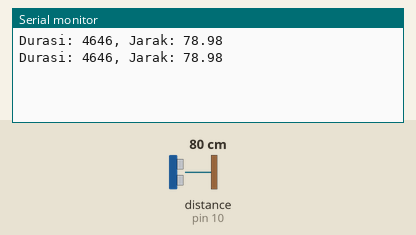
Simulated run of this sketch. Board: Arduino Uno, built with avr-gcc and run on an emulated ATmega328P. Shown: the last lines printed to the serial monitor. Wiring (inferred from the names in the program): ultrasonic range finder: trigger pin 9; echo pin 10. The test bench sets the inputs (shaded band); at power-on: distance to the obstacle (sensor on pin 10) 80 cm. The echo pulse lasts 58.3 µs per cm.

Above: at 1.8 s.
1.9 s: distance to the obstacle (sensor on pin 10) set to 2 cm
At 2.6 s:
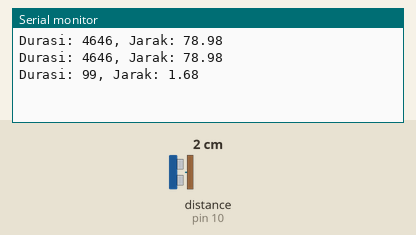
3.4 s: distance to the obstacle (sensor on pin 10) set to 4 cm
At 4.8 s:
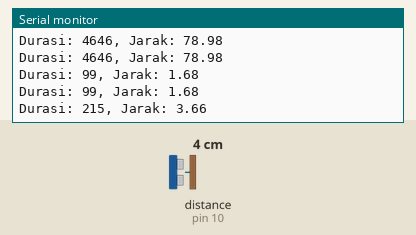
Timing chart, 0 to 6.4 s (numbered marks = the images above; inputs shaded):
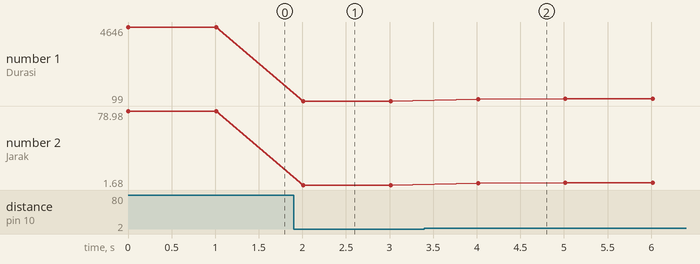

The sketch:

Sensor_jarak09a.ino
```cpp
// pin 9 trigger
// pin 10 echo
const int pTrig = 9;
const int pEcho = 10;

void setup() {
  // put your setup code here, to run once:
 Serial.begin(9600);
 pinMode(pTrig, OUTPUT);
 pinMode(pEcho, INPUT);
}
long durasi = 0;

void loop() {
  // put your main code here, to run repeatedly:
 // trigger selama 10us
 digitalWrite(pTrig, HIGH);
 delayMicroseconds(10);
 digitalWrite(pTrig, LOW);
 durasi = pulseIn(pEcho, HIGH);
 Serial.print("Durasi: ");
 Serial.print(durasi);
 Serial.print(", Jarak: ");
 Serial.println((durasi *0.034)/2);
 delay(1000);
}
```

Measured:
- after the input at 1.9 s, the serial monitor: prints a new line after 0.11 s (image 1)
- after the input at 3.4 s, the serial monitor: prints a new line after 0.62 s (image 2)
- plotted number 1: 4646 → 99 after the input at 1.9 s, 99 → 235 after the input at 3.4 s
- plotted number 2: 78.98 → 1.68 after the input at 1.9 s, 1.68 → 4 after the input at 3.4 s
